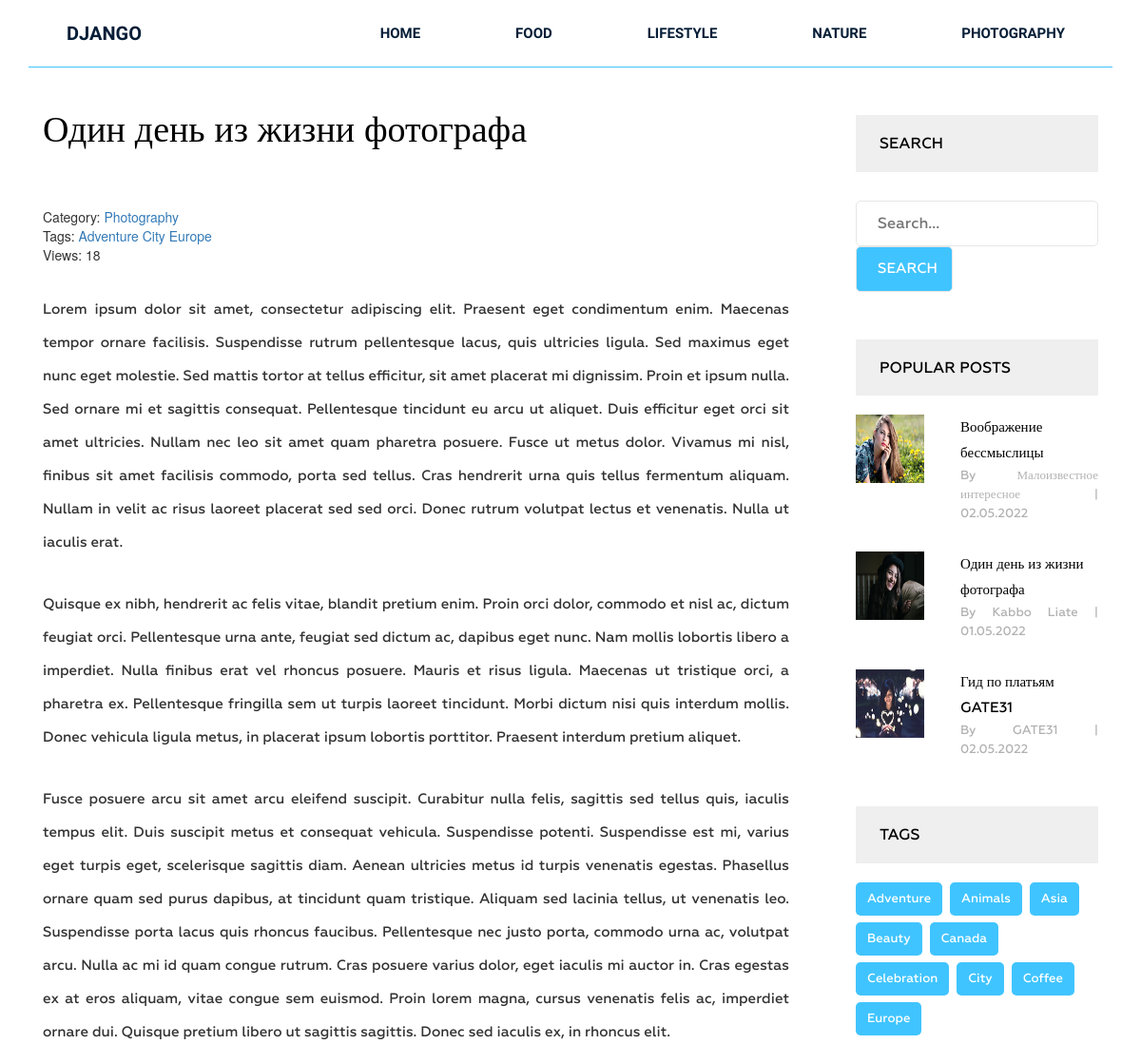
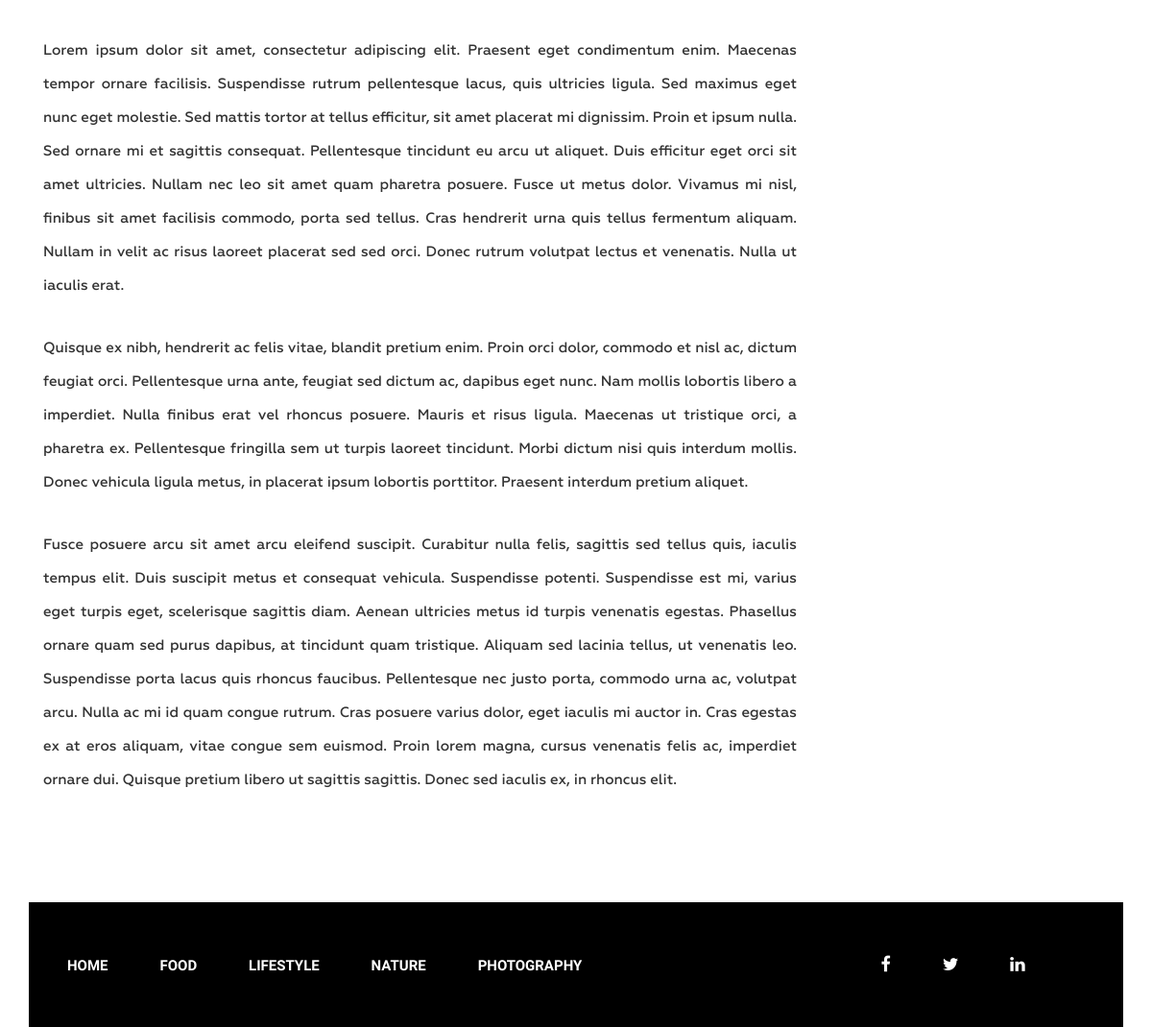
Screenshot of /post/odin-den-iz-zhizni-fotografa/ with the database file from the repository (2 pictures, top to bottom).
### Burgers/models.py (models this page shows, shortened)
class Category(models.Model):
    title = models.CharField(max_length=255)
    slug = models.SlugField(max_length=255, verbose_name='Url', unique=True)
    def __str__(self):
        return self.title
    def get_absolute_url(self):
        return reverse('category', kwargs={"slug": self.slug})
    class Meta:
        ordering = ['title']
        verbose_name_plural = 'Категории'

class Post(models.Model):
    title = models.CharField(max_length=255)
    slug = models.SlugField(max_length=255)
    author = models.CharField(max_length=100)
    content = models.TextField(blank=True)
    created_at = models.DateTimeField(auto_now_add=True, verbose_name='Дата публикации')
    photo = models.ImageField(upload_to='photos/%Y/%m/%d/', blank=True)
    views = models.IntegerField(default=0, verbose_name='кол-во просмотров')
    category = models.ForeignKey(Category, on_delete=models.PROTECT, related_name='posts')
    tags = models.ManyToManyField(Tag, blank=True, related_name='posts')
    is_pinned = models.BooleanField(default=False, verbose_name='закрепленно?')
    class Meta:
        ordering = ['-created_at']
        verbose_name_plural = 'Посты'
    def get_absolute_url(self):
        return reverse('post', kwargs={"slug": self.slug})

class Tag(models.Model):
    title = models.CharField(max_length=255)
    slug = models.SlugField(max_length=255, verbose_name='Slug', unique=True)
    class Meta:
        ordering = ['title']
        verbose_name_plural = 'Тэги'
    def get_absolute_url(self):
        return reverse('tag', kwargs={"slug": self.slug})

### Burgers/views.py (the view)
# urls.py: path('post/<str:slug>/', GetPost.as_view(), name='post'),
class GetPost(DetailView):
    model = Post
    template_name = 'Burgers/single_post.html'
    context_object_name = 'post'
    def get_context_data(self, *, object_list=None, **kwargs):
        context = super().get_context_data(**kwargs)
        self.object.views = F('views') + 1
        self.object.save()
        self.object.refresh_from_db()
        return context

### Burgers/templatetags/menu.py (called while the page is built)
@register.inclusion_tag('Burgers/menu_tpl.html')
def show_menu(menu_class='menu'):
    categories = Category.objects.all()
    return {"categories":categories, "menu_class":menu_class}

### Burgers/templatetags/sidebar.py (called while the page is built)
@register.inclusion_tag('Burgers/popular_post_tpl.html')
def get_popular(cnt=3):
    posts = Post.objects.order_by('-views')[:cnt]
    return {'posts':posts}

@register.inclusion_tag('Burgers/tags_tpl.html')
def get_tags():
    tags = Tag.objects.all()
    return {'tags':tags}

### Burgers/templates/Burgers/single_post.html (shortened to what this page needs)
{% extends 'base.html' %}
{% load static %}
{% load sidebar %}
{% block content %}
<section class="single-blog-area">
    <div class="container">
        <div class="row">
            <div class="col-md-12">
                <div class="border-top">
                    <div class="col-md-9">
                        <div class="blog-area">
                            <div class="blog-area-part">
                                <h2>{{ post.title }}</h2>
                                <div class="single-content">
                                    <div>
                                        <span>Category: <a href="{{ post.category.get_absolute_url}}">{{post.category}}</a></span>
                                        <br>
                                        {% if post.tags.exists %}
                                        <span>
                                            Tags:
                                            {% for tag in post.tags.all %}
                                                <a href="{{ tag.get_absolute_url }}">{{ tag.title }}</a>
                                            {% endfor %}
                                        </span>
                                        {% endif %}
                                        <br>
                                        <span>
                                            Views: {{post.views}}
                                        </span>
                                    </div>
                                    {{ post.content|safe }}
                                </div>
                            </div>
                        </div>
                    </div>
                    <div class="col-md-3">
                    <div class="newsletter">
                        <h2 class="sidebar-title">Search</h2>
                        <form action="{% url 'search' %}" method="get">
                            <input type="text" name="s" placeholder="Search...">
                            <input type="submit" value="Search">
                        </form>
                    </div>
                        {% get_popular 3 %}
                        {% get_tags %}
                    </div>
                </div>
            </div>
        </div>
    </div>
</section>
{% endblock %}

### Burgers/templates/Burgers/menu_tpl.html
<div class="{{menu_class}}">
    <ul>
        <li><a href="{% url 'home' %}">Home</a></li>
        {% for item in categories %}
        <li><a href="{{ item.get_absolute_url }}">{{ item.title }}</a></li>
        {% endfor %}
    </ul>
</div>

### Burgers/templates/Burgers/popular_post_tpl.html
<h2 class="sidebar-title">Popular posts</h2>
<div class="grid">
    {% for post in posts %}
    <div class="portfolio-item popular">
        {% if post.photo %}
        <img src="{{ post.photo.url }}" alt="{{post.title}}">
        {% else %}
        <img src="https://picsum.photos/id/1060/300/201/?blur=2" alt="{{post.title}}">
        {% endif %}
        <div class="portfolio-text">
            <h5><a href="{{ post.get_absolute_url }}">{{ post.title }}</a></h5>
            <p>By {{post.author}} | {{post.created_at|date:"d.m.Y"}}</p>
        </div>
    </div>
    {% endfor %}
</div>

### Burgers/templates/Burgers/tags_tpl.html
<div class="tags">
    <h2 class="sidebar-title">Tags</h2>
    {% for tag in tags %}
    <p><a href="{{ tag.get_absolute_url }}">{{tag.title}}</a></p>
    {% endfor %}
</div>

### static/style.css (style rules this page uses)
.wrapper header.header .menu { margin: 0 }
.wrapper header.header .menu ul { float: right; margin: 0; padding: 0; margin-right: 4px; }
.wrapper header.header .menu ul li { display: inline-block; list-style: outside none none; margin: 0 -4px 0 0; }
.wrapper header.header .menu ul li a { color: rgb(6, 30, 55); font-family: "Raleway", sans-serif; font-size: 15px; font-weight: 600; line-height: 70px; padding: 26px 50px; text-decoration: none; text-transform: uppercase; }
.wrapper footer.footer .footer-menu { margin: 0 }
.wrapper footer.footer .footer-menu ul { line-height: 130px; margin: 0; padding: 0; }
.wrapper footer.footer .footer-menu ul li { display: inline; list-style: outside none none; margin: 0; padding: 30px 0px; }
.wrapper footer.footer .footer-menu ul li a { color: #fff; font-family: "Raleway", sans-serif; font-size: 15px; font-weight: 600; line-height: 70px; margin-left: 40px; padding: 26px 10px 26px 0; text-decoration: none; text-transform: uppercase; }
.single-blog-area { margin-bottom: 100px; }
.single-blog-area .border-top { border-top: 1px solid #40c4ff; }
.single-blog-area h2 { color: #010101; font-family: Geometria; font-size: 38px; font-weight: 500; margin-bottom: 60px; margin-top: 45px; }
.single-blog-area p { font-family: Geometria; font-size: 15px; font-weight: 500; line-height: 35px; position: relative; text-align: justify; }
.single-blog-area .blog-area-part p { margin-top: 30px; }
.single-blog-area img { width: 100% }
.single-blog-area .blog-area { margin-right: 40px; }
.single-blog-area form input { border: 1px solid #e6e6e6; margin: 0; padding: 12px 22px; border-radius: 5px; width: 100% }
.single-blog-area form input[placeholder] { color: #000; font-family: Geometria; font-size: 16px; font-weight: 500; }
.single-blog-area form { margin: 50px 0 0; position: relative; }
.grid .portfolio-item { margin-bottom: 30px; }
.grid .portfolio-item img { float: left; height: 72px; width: 72px; }
.single-blog-area .grid .portfolio-item .portfolio-text { margin-left: 110px; }
.single-blog-area .grid .portfolio-item .portfolio-text h5 { margin: 0 }
.single-blog-area .grid .portfolio-item .portfolio-text h5 a { color: #000; font-family: Geometria; font-size: 15px; font-weight: 500; line-height: 27px; text-decoration: none; }
.single-blog-area .grid .portfolio-item .portfolio-text p { font-family: Geometria; font-size: 13px; font-weight: 500; line-height: 20px; color: #b2b2b2; }
.single-blog-area h2.sidebar-title { background: #efefef none repeat scroll 0 0; color: #000; font-family: Geometria; font-size: 16px; font-weight: 500; margin-bottom: 20px; margin-top: 50px; padding: 21px 25px; text-transform: uppercase; }
.single-blog-area .tags p { background: #40c4ff none repeat scroll 0 0; border-radius: 5px; display: inline-block; font-family: Geometria; font-size: 13px; font-weight: 500; margin-right: 4px; padding: 0 12px; margin-bottom: 7px; }
.single-blog-area .tags p a { color: #fff; display: inline-block; text-decoration: none; }
.single-blog-area .newsletter form { margin: 30px 0 0; }
.single-blog-area .newsletter input[type="submit"] { width: 40%; background: #40c4ff; color: #fff; text-transform: uppercase; font-family: Geometria; font-size: 15px; font-weight: 500; }

### rows the page displays
Category: title "FOOD"
Category: title "LIFESTYLE"
Category: title "NATURE"
Category: title "PHOTOGRAPHY"
Post: title "Один день из жизни фотографа", category "Photography", views "18", content "Lorem ipsum dolor sit amet, consectetur adipiscing elit. Praesent eget condimentum enim. Maecenas tempor ornare facilisis. Suspendisse rutrum pellentesque lacus, quis ultricies ligula. Sed maximus eget nunc eget molestie. Sed mattis tortor at tellus efficitur, sit amet placerat mi dignissim. Proin et ipsum nulla. Sed ornare mi et sagittis consequat. Pellentesque tincidunt eu arcu ut aliquet. Duis efficitur eget orci sit amet ultricies. Nullam nec leo sit amet quam pharetra posuere. Fusce ut metus dolor. Vivamus mi nisl, finibus sit amet facilisis commodo, porta sed tellus. Cras hendrerit urna quis tellus fermentum aliquam. Nullam in velit ac risus laoreet placerat sed sed orci. Donec rutrum…", photo (picture), author "Kabbo Liate", created_at "01.05.2022"
Tag: title "Adventure"
Tag: title "City"
Tag: title "Europe"
Post: photo (picture), title "Воображение бессмыслицы", author "Малоизвестное интересное", created_at "02.05.2022"
Post: photo (picture), title "Гид по платьям GATE31", author "GATE31", created_at "02.05.2022"
Tag: title "Animals"
Tag: title "Asia"
Tag: title "Beauty"
Tag: title "Canada"
Tag: title "Celebration"
Tag: title "Coffee"
